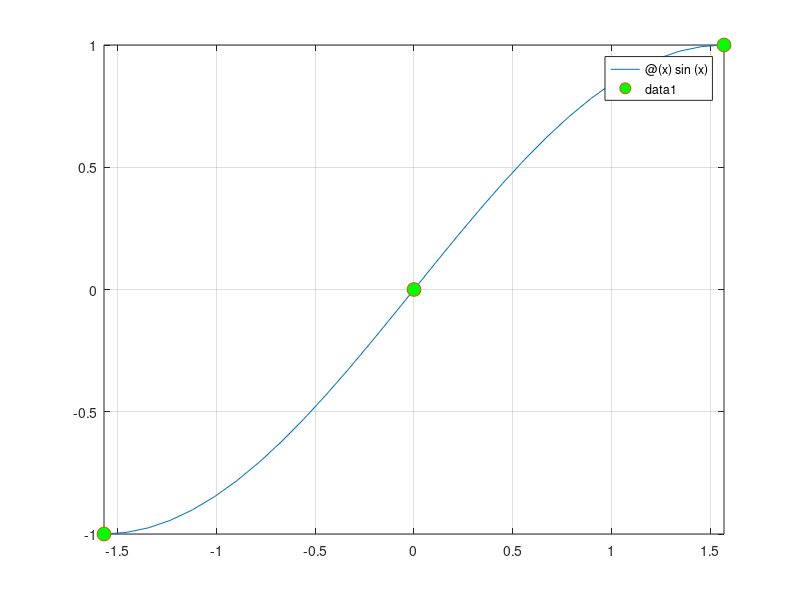

The MATLAB script that drew this image: (Note: this script raises an error after producing the figure.)
%% ex5
%%
figure(1);
f=@(x)sin(x);
n=2;
X=linspace(-pi/2,pi/2,n+1);
Y=f(X);
fplot(f,[-pi/2,pi/2]);
hold on;
grid on;
plot(X,Y,'o','MarkerFaceColor','g','Markersize',10);
syms x;
df=diff(f(x),x);
df=matlabFunction(df,'vars',{x});
dfa=df(-pi/2);
dfb=df(pi/2);
xgr=linspace(-pi/2,pi/2,100);
for i=1:length(xgr)
    [S(i),ds(i),d2s(i)]=SplCub(X,Y,dfa,dfb,xgr(i));
end
plot(xgr,S,'o','MarkerFaceColor','r','Markersize',10);
figure(2)
fplot(df,[-pi/2,pi/2]);
hold on;
grid on;
plot(xgr,ds,'o','MarkerFaceColor','g','Markersize',10);
figure(3)
d2f=diff(df(x),x);
d2f=matlabFunction(d2f,'vars',{x});
fplot(d2f,[-pi/2,pi/2]);
hold on;
grid on;
plot(xgr,d2s,'o','MarkerFaceColor','b','Markersize',10);
%%
figure(4);
f=@(x)sin(x);
n=4;
X=linspace(-pi/2,pi/2,n+1);
Y=f(X);
fplot(f,[-pi/2,pi/2]);
hold on;
grid on;
plot(X,Y,'o','MarkerFaceColor','r','Markersize',10);
syms x;
df=diff(f(x),x);
df=matlabFunction(df,'vars',{x});
dfa=df(-pi/2);
dfb=df(pi/2);
xgr=linspace(-pi/2,pi/2,100);
for i=1:length(xgr)
    [S(i),ds(i),d2s(i)]=SplCub(X,Y,dfa,dfb,xgr(i));
end
plot(xgr,S,'o','MarkerFaceColor','b','Markersize',10);
figure(5)
fplot(df,[-pi/2,pi/2]);
hold on;
grid on;
plot(xgr,ds,'o','MarkerFaceColor','b','Markersize',10);
figure(6)
d2f=diff(df(x),x);
d2f=matlabFunction(d2f,'vars',{x});
fplot(d2f,[-pi/2,pi/2]);
hold on;
grid on;
plot(xgr,d2s,'o','MarkerFaceColor','b','Markersize',10);
%%
figure(7);
f=@(x)sin(x);
n=10;
X=linspace(-pi/2,pi/2,n+1);
Y=f(X);
fplot(f,[-pi/2,pi/2]);
hold on;
grid on;
plot(X,Y,'o','MarkerFaceColor','r','Markersize',10);
syms x;
df=diff(f(x),x);
df=matlabFunction(df,'vars',{x});
dfa=df(-pi/2);
dfb=df(pi/2);
xgr=linspace(-pi/2,pi/2,100);
for i=1:length(xgr)
    [S(i),ds(i),d2s(i)]=SplCub(X,Y,dfa,dfb,xgr(i));
end
plot(xgr,S,'o','MarkerFaceColor','b','Markersize',10);
figure(8)
fplot(df,[-pi/2,pi/2]);
hold on;
grid on;
plot(xgr,ds,'o','MarkerFaceColor','b','Markersize',10);
figure(9)
d2f=diff(df(x),x);
d2f=matlabFunction(d2f,'vars',{x});
fplot(d2f,[-pi/2,pi/2]);
hold on;
grid on;
plot(xgr,d2s,'o','MarkerFaceColor','b','Markersize',10);
%%
f=@(x)sin(x);
n=10;
X=linspace(-pi/2,pi/2,n+1);
Y=f(X);
xgr=linspace(-pi/2,pi/2,100);
[y,ypr,y2pr]=SplCubv(X,Y,dfb,dfa,xgr)